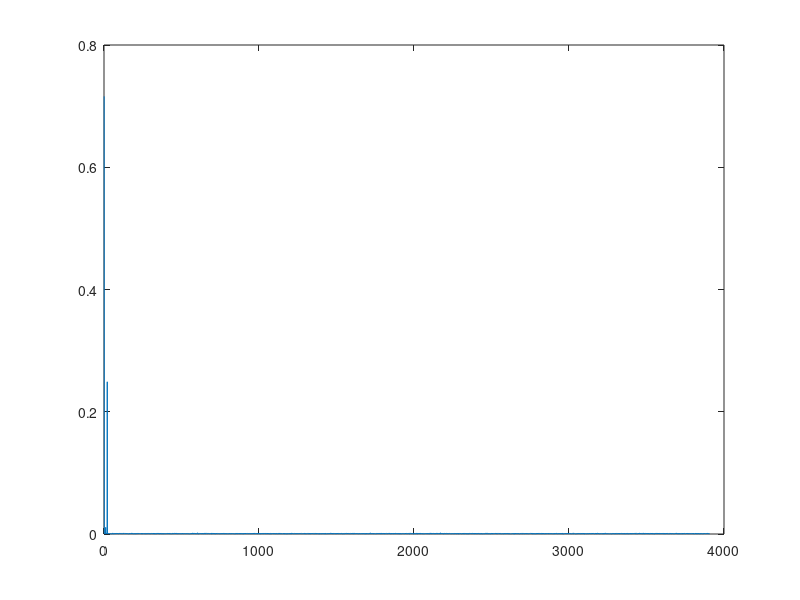

Recreate this plot in MATLAB.
% Polarization Simulation
close all
clear all
% RPM = 3840;  % [RPM]
RPM = 3648;  % [RPM]
cycles = 5;
integ_time = cycles * 60 / RPM;  % [s]
fps = 1/integ_time;
% cycles = RPM * integ_time / 60;
% cycles = 78;
N = 1562; % Number of points per cycle

samples = N * cycles;

samples_per_sec = N * RPM / 60;

Ts = 2*pi/N;

% Choose Ex and Ey Values at Random
Ex = rand(1);
Ey = sqrt(1 - Ex^2);
phi = rand(1) * 2*pi;
Ey = Ey * exp(1i*phi);

S0 = Ex * conj(Ex) + Ey * conj(Ey);
S1 = Ex * conj(Ex) - Ey * conj(Ey);
S2 = Ex * conj(Ey) + Ey * conj(Ex);
S3 = 1i * (Ex * conj(Ey) - Ey * conj(Ex));

theta = 0 : Ts : 2*pi*cycles - Ts;

Itheta = S0/2 + S1/4 + S3/2 * sin(2*theta) + S1/4 * cos(4*theta) + S2/4 * sin(4*theta);
IthetaNoise = awgn(Itheta, 30);

% data = Itheta;
data = IthetaNoise;

y = fft(data);
ymod = y(1:(cycles*N / 2 + 1)) / samples;
yscaled = [ymod(1), ymod(2:end) * 2];
yscaledabs = abs(yscaled);

w1 = round(1 + (2 * cycles));
w2 = round(1 + (4 * cycles));

A0 = yscaled(1);
A1 = yscaled(w1) + yscaled(w1+1) + yscaled(w1+2) + yscaled(w1-1) + yscaled(w1-2);
A2 = yscaled(w2) + yscaled(w2+1) + yscaled(w2+2) + yscaled(w2-1) + yscaled(w2-2);

S1_calc = real(A2) * 4;
S2_calc = imag(A2) * -4;
S3_calc = imag(A1) * -2;
S0_calc = 2*A0 - S1_calc/2;

% fs = 1/Ts;
% freq = (0:length(y)-1)*fs/length(y);
% fshift = (-samples/2 : samples/2-1)*(fs/samples);

% plot(theta, data)
% xlim([0 2*pi])

plot(yscaledabs)

% savedata = [theta.', Itheta.'];
% writematrix(savedata, 'data1.csv')

% loc = w1;
% rng = loc-30:1:loc+30;
% comet3(real(yscaled(rng)), imag(yscaled(rng)), rng)
% xlabel("Real")
% ylabel("Imag")
% zlabel("Frequency")

% plot(fshift, yshiftabs)
% plot(y(1:(cycles*N / 2 + 1))/samples)
% xlim([0 1])
% plot(yshift / samples)



% % Now do the reverse to extract the parameters
% % Lets adjust the above curve through a moving average to make it "look" like measure data
% SimData = movmean(Itheta, 5);
% 
% x0 = [1 1 0 0];  % Set parameters to start from
% fit = @(b, theta) (2*b(1) + b(2))/4 + b(4)/2 * sin(2*theta) + b(2)/4 * cos(4*theta) + b(3)/4 * sin(4*theta);
% fcn = @(b) sum((fit(b, theta) - SimData).^2);  % Least-Squares cost function
% % s = fminsearch(fcn, [yr;  per;  -1;  ym])   
% 
% % Fitted Polarization Parameters
% s = fminsearch(fcn, x0);
% 
% Itheta_fit = (2*s(1) + s(2))/4 + s(4)/2 * sin(2*theta) + s(2)/4 * cos(4*theta) + s(3)/4 * sin(4*theta);

% Apply FFT


% % Compare the data sets
% figure(2)
% hold on
% plot(theta, Itheta, '-b', 'LineWidth', 1)
% plot(theta, SimData, '.k', 'MarkerSize', 10)
% plot(theta, Itheta_fit, '.--r', 'LineWidth', 1)
% hold off